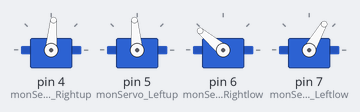
The sketch below on a simulated Arduino Uno, built with avr-gcc and run on an emulated ATmega328P. Shown: 4 × servo. What the sketch prints to the serial monitor is not drawn.

Above: at 0.55 s.
At 0.7 s:
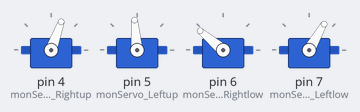
At 0.8 s:
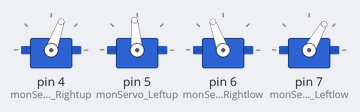
At 0.9 s:
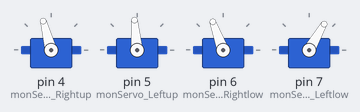
At 1.1 s:
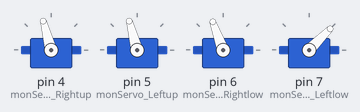
At 1.3 s:
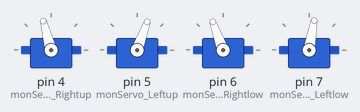
Timing chart, 0 to 3.5 s (numbered marks = the images above):
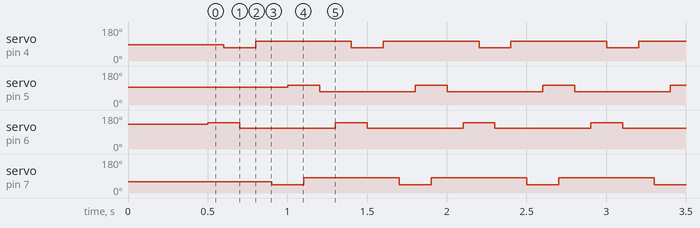

The sketch:

forward_walk.ino
```cpp
/*
 * Forward Walk — Calibration Sketch
 *
 * Walks the robot forward continuously without obstacle detection.
 * Use this to tune servo angles for a balanced forward gait.
 *
 * Board:   Arduino UNO
 * Wiring:  RightUp=pin4, LeftUp=pin5, RightLow=pin6, LeftLow=pin7
 * Library: Servo.h (built-in)
 */

#include <Servo.h>

Servo monServo_Rightup;
Servo monServo_Leftup;
Servo monServo_Rightlow;
Servo monServo_Leftlow;

void setup() {
  monServo_Rightup.attach(4);
  monServo_Leftup.attach(5);
  monServo_Rightlow.attach(6);
  monServo_Leftlow.attach(7);

  // Neutral standing position
  monServo_Leftlow.write(60);
  monServo_Leftup.write(95);
  monServo_Rightup.write(85);
  monServo_Rightlow.write(130);
  delay(500);

  Serial.begin(9600);
  Serial.println("Forward walk calibration started");
}

void loop() {
  // Right leg step
  monServo_Rightlow.write(140);   // lower leg down
  delay(100);
  monServo_Rightup.write(70);    // upper leg forward
  delay(100);
  monServo_Rightlow.write(110);  // lower leg up
  delay(100);
  monServo_Rightup.write(105);   // upper leg back
  delay(100);

  // Left leg step
  monServo_Leftlow.write(45);    // lower leg down
  delay(100);
  monServo_Leftup.write(105);   // upper leg forward
  delay(100);
  monServo_Leftlow.write(80);   // lower leg up
  delay(100);
  monServo_Leftup.write(70);    // upper leg back
  delay(100);
}
```

Measured:
- by itself, servo on pin 4 (monServo_Rightup): alternates 105° for 0.60 s and 70° for 0.20 s
- by itself, servo on pin 5 (monServo_Leftup): alternates 105° for 0.20 s and 70° for 0.60 s
- by itself, servo on pin 6 (monServo_Rightlow): alternates 140° for 0.20 s and 110° for 0.60 s
- by itself, servo on pin 7 (monServo_Leftlow): alternates 80° for 0.60 s and 45° for 0.20 s
